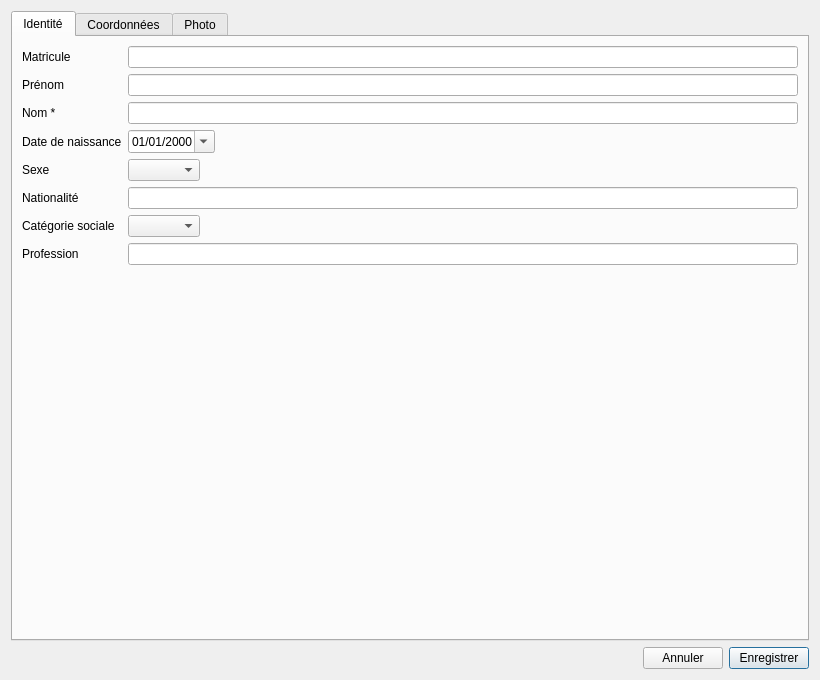
<?xml version="1.0" encoding="UTF-8"?>
<ui version="4.0">
 <class>PersonDialog</class>
 <widget class="QDialog" name="PersonDialog">
  <property name="geometry">
   <rect>
    <x>0</x>
    <y>0</y>
    <width>820</width>
    <height>680</height>
   </rect>
  </property>
  <property name="windowTitle">
   <string>Personne</string>
  </property>
  <layout class="QVBoxLayout" name="rootLayout">
   <item>
    <widget class="QTabWidget" name="personTabWidget">
     <property name="currentIndex">
      <number>0</number>
     </property>
     <widget class="QWidget" name="identityTab">
      <attribute name="title">
       <string>Identité</string>
      </attribute>
      <layout class="QFormLayout" name="identityForm">
       <property name="fieldGrowthPolicy">
        <enum>QFormLayout::ExpandingFieldsGrow</enum>
       </property>
       <item row="1" column="0">
        <widget class="QLabel" name="labelFirstName">
         <property name="text">
          <string>Prénom</string>
         </property>
        </widget>
       </item>
       <item row="1" column="1">
        <widget class="QLineEdit" name="firstNameEdit"/>
       </item>
       <item row="2" column="0">
        <widget class="QLabel" name="labelLastName">
         <property name="text">
          <string>Nom *</string>
         </property>
        </widget>
       </item>
       <item row="2" column="1">
        <widget class="QLineEdit" name="lastNameEdit"/>
       </item>
       <item row="3" column="0">
        <widget class="QLabel" name="labelBirthDate">
         <property name="text">
          <string>Date de naissance</string>
         </property>
        </widget>
       </item>
       <item row="3" column="1">
        <widget class="QDateEdit" name="birthDateEdit">
         <property name="currentSection">
          <enum>QDateTimeEdit::YearSection</enum>
         </property>
         <property name="displayFormat">
          <string>dd/MM/yyyy</string>
         </property>
         <property name="calendarPopup">
          <bool>true</bool>
         </property>
        </widget>
       </item>
       <item row="4" column="0">
        <widget class="QLabel" name="labelSex">
         <property name="text">
          <string>Sexe</string>
         </property>
        </widget>
       </item>
       <item row="4" column="1">
        <widget class="QComboBox" name="sexComboBox"/>
       </item>
       <item row="5" column="0">
        <widget class="QLabel" name="labelNationality">
         <property name="text">
          <string>Nationalité</string>
         </property>
        </widget>
       </item>
       <item row="5" column="1">
        <widget class="QLineEdit" name="nationalityEdit"/>
       </item>
       <item row="6" column="0">
        <widget class="QLabel" name="labelSocialCategory">
         <property name="text">
          <string>Catégorie sociale</string>
         </property>
        </widget>
       </item>
       <item row="7" column="0">
        <widget class="QLabel" name="labelProfession">
         <property name="text">
          <string>Profession</string>
         </property>
        </widget>
       </item>
       <item row="7" column="1">
        <widget class="QLineEdit" name="professionEdit"/>
       </item>
       <item row="0" column="1">
        <widget class="QLineEdit" name="firsMatriculeEdit"/>
       </item>
       <item row="0" column="0">
        <widget class="QLabel" name="label">
         <property name="text">
          <string>Matricule</string>
         </property>
        </widget>
       </item>
       <item row="6" column="1">
        <widget class="QComboBox" name="socialCategoryComboBox"/>
       </item>
      </layout>
     </widget>
     <widget class="QWidget" name="contactTab">
      <attribute name="title">
       <string>Coordonnées</string>
      </attribute>
      <layout class="QFormLayout" name="contactForm">
       <property name="fieldGrowthPolicy">
        <enum>QFormLayout::ExpandingFieldsGrow</enum>
       </property>
       <item row="0" column="0">
        <widget class="QLabel" name="labelEmail">
         <property name="text">
          <string>E-mail</string>
         </property>
        </widget>
       </item>
       <item row="0" column="1">
        <widget class="QLineEdit" name="emailEdit"/>
       </item>
       <item row="1" column="0">
        <widget class="QLabel" name="labelPhone">
         <property name="text">
          <string>Téléphone</string>
         </property>
        </widget>
       </item>
       <item row="1" column="1">
        <widget class="QLineEdit" name="phoneEdit"/>
       </item>
       <item row="2" column="0">
        <widget class="QLabel" name="labelAddress">
         <property name="text">
          <string>Adresse</string>
         </property>
        </widget>
       </item>
       <item row="2" column="1">
        <widget class="QLineEdit" name="addressEdit"/>
       </item>
       <item row="3" column="0">
        <widget class="QLabel" name="labelCity">
         <property name="text">
          <string>Ville</string>
         </property>
        </widget>
       </item>
       <item row="3" column="1">
        <widget class="QLineEdit" name="cityEdit"/>
       </item>
       <item row="4" column="0">
        <widget class="QLabel" name="labelPostalCode">
         <property name="text">
          <string>Code postal</string>
         </property>
        </widget>
       </item>
       <item row="4" column="1">
        <widget class="QLineEdit" name="postalCodeEdit"/>
       </item>
       <item row="5" column="0">
        <widget class="QLabel" name="labelNotes">
         <property name="text">
          <string>Notes</string>
         </property>
        </widget>
       </item>
       <item row="5" column="1">
        <widget class="QPlainTextEdit" name="notesEdit"/>
       </item>
      </layout>
     </widget>
     <widget class="QWidget" name="photoTab">
      <attribute name="title">
       <string>Photo</string>
      </attribute>
      <layout class="QVBoxLayout" name="photoLayout">
       <item>
        <widget class="QLabel" name="photoLabel">
         <property name="minimumSize">
          <size>
           <width>240</width>
           <height>240</height>
          </size>
         </property>
         <property name="text">
          <string>Aucune photo</string>
         </property>
         <property name="alignment">
          <set>Qt::AlignCenter</set>
         </property>
        </widget>
       </item>
       <item>
        <layout class="QHBoxLayout" name="photoButtonsLayout">
         <item>
          <widget class="QPushButton" name="selectPhotoButton">
           <property name="text">
            <string>Choisir une photo</string>
           </property>
          </widget>
         </item>
         <item>
          <widget class="QPushButton" name="removePhotoButton">
           <property name="text">
            <string>Supprimer la photo</string>
           </property>
          </widget>
         </item>
        </layout>
       </item>
       <item>
        <spacer name="photoSpacer">
         <property name="orientation">
          <enum>Qt::Vertical</enum>
         </property>
         <property name="sizeHint" stdset="0">
          <size>
           <width>20</width>
           <height>40</height>
          </size>
         </property>
        </spacer>
       </item>
      </layout>
     </widget>
    </widget>
   </item>
   <item>
    <layout class="QHBoxLayout" name="dialogButtonsLayout">
     <item>
      <spacer name="buttonSpacer">
       <property name="orientation">
        <enum>Qt::Horizontal</enum>
       </property>
       <property name="sizeHint" stdset="0">
        <size>
         <width>40</width>
         <height>20</height>
        </size>
       </property>
      </spacer>
     </item>
     <item>
      <widget class="QPushButton" name="cancelButton">
       <property name="text">
        <string>Annuler</string>
       </property>
      </widget>
     </item>
     <item>
      <widget class="QPushButton" name="saveButton">
       <property name="text">
        <string>Enregistrer</string>
       </property>
       <property name="default">
        <bool>true</bool>
       </property>
      </widget>
     </item>
    </layout>
   </item>
  </layout>
 </widget>
 <resources/>
 <connections/>
</ui>
